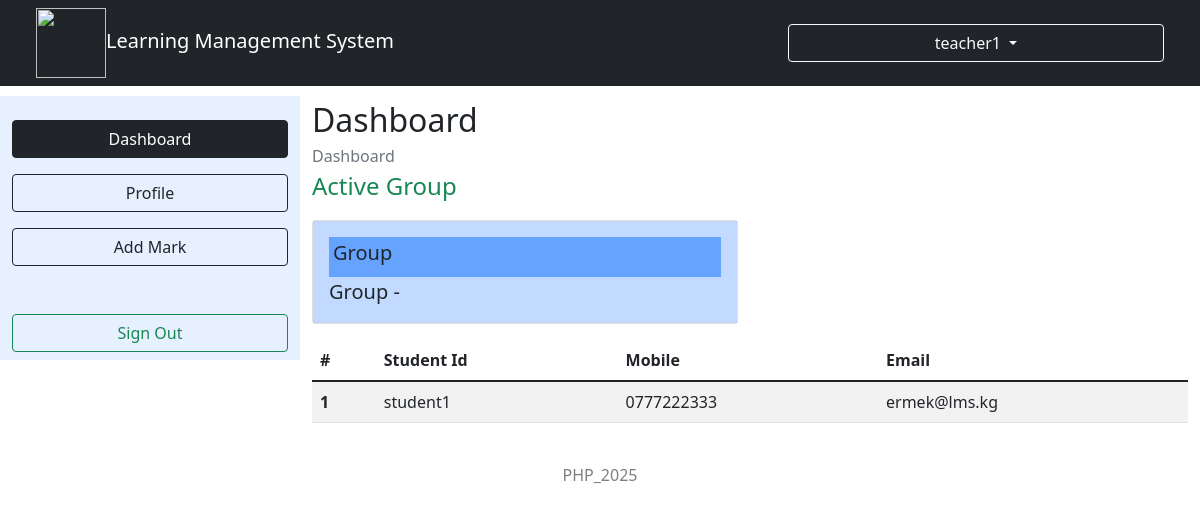
Page /Online_LMS/AccademicDash.php (signed in) on the committed database.
### tables this page shows
CREATE TABLE `user_has_group` (
  `user_username` VARCHAR(100) NOT NULL,
  `group_id` INT NOT NULL,
  
  PRIMARY KEY (`user_username`,`group_id`),
  CONSTRAINT `fk_uhg_user` FOREIGN KEY (`user_username`) REFERENCES `user`(`username`) ON DELETE CASCADE ON UPDATE CASCADE,
  CONSTRAINT `fk_uhg_group` FOREIGN KEY (`group_id`) REFERENCES `group`(`id`) ON DELETE CASCADE ON UPDATE CASCADE
);

CREATE TABLE `user` (
  `username` VARCHAR(100) NOT NULL,
  `first_name` VARCHAR(100) NOT NULL,
  `last_name` VARCHAR(100) NOT NULL,
  `mobile` VARCHAR(20) NOT NULL,
  `email` VARCHAR(100) NOT NULL,
  `address_1` VARCHAR(255) DEFAULT NULL,
  `address_2` VARCHAR(255) DEFAULT NULL,
  `city_id` INT DEFAULT NULL,
  `password` VARCHAR(255) NOT NULL,
  `user_type_id` INT NOT NULL,
  `status_id` INT NOT NULL,
  `gender_id` INT NOT NULL,
  PRIMARY KEY (`username`),
  CONSTRAINT `fk_user_city` FOREIGN KEY (`city_id`) REFERENCES `city`(`id`) ON UPDATE CASCADE,
  CONSTRAINT `fk_user_type` FOREIGN KEY (`user_type_id`) REFERENCES `user_type`(`id`) ON UPDATE CASCADE,
  CONSTRAINT `fk_user_status` FOREIGN KEY (`status_id`) REFERENCES `status`(`id`) ON UPDATE CASCADE,
  CONSTRAINT `fk_user_gender` FOREIGN KEY (`gender_id`) REFERENCES `gender`(`id`) ON UPDATE CASCADE
);

### Online_LMS/AccademicDash.php (the view, shortened to what this page needs)
<!DOCTYPE html>
<html lang="en">
<head>
  <link rel="stylesheet" href="bootstrap.css" />
  <link rel="stylesheet" href="style.css" />
</head>
<body>
  <div class="container-fluid">
    <div class="row">
      <nav class="navbar navbar-light navbar-expand-lg bg-dark fixed-top">
        <div class="container-fluid">
          <div class="col-4">
            <a href="#" class="navbar-brand text-white"><img src="system.png" class="icon2" />Learning Management System</a>
          </div>
          <div class="btn-group col-lg-4">
            <button type="button" class="btn btn-outline-light dropdown-toggle" data-bs-toggle="dropdown" aria-haspopup="true" aria-expanded="false">
              <label class="fs-6"><?php echo ($_SESSION["u"]) ?></label>
            </button>
          </div>
        </div>
      </nav>
      <div class="col-4 col-lg-3 mt-5">
        <div class="row bg-primary bg-opacity-10 mt-5">
          <div class="col-12 mt-4">
            <form action="AccademicDash.php">
              <button class="btn btn-outline-dark col-12 active" type="submit">Dashboard</button>
            </form>
          </div>
          <div class="col-12 mt-3">
            <form action="ProfileAccademic.php">
              <button class="btn btn-outline-dark col-12" type="submit">Profile</button>
            </form>
          </div>
          <div class="col-12 mt-3">
            <form action="ResultView.php">
              <button class="btn btn-outline-dark col-12" type="submit">Add Mark</button>
            </form>
          </div>
          <div class="col-12 mt-5 mb-2">
            <form action="SignOut.php">
              <button class="btn btn-outline-success col-12" type="submit">Sign Out</button>
            </form>
          </div>
        </div>
      </div>
      <div class="col-8 col-lg-9 mt-5">
        <div class="row">
          <div class="">
            <label class="fs-2">Dashboard</label>
          </div>
          <div class="">
            <label class="fs-6 text-secondary">Dashboard</label>
          </div>
          <div class="col-12">
            <div class="row">
              <div class="col-12">
                <label class="fs-4 text-success">Active Group</label>
              </div>
              <?php
              $connection = new mysqli("localhost", "root", "", "online_lms");
              $table = $connection->query("SELECT * FROM `user_has_group` WHERE `user_username`='" . $_SESSION["u"] . "'");
              if ($table->num_rows) {
                for ($i = 0; $i < $table->num_rows; $i++) {
                  $row = $table->fetch_assoc();
                  $table2 = $connection->query("SELECT * FROM `group` WHERE `id`='" . $row["group_id"] . "'");
                  $row2 = $table2->fetch_assoc();
                  $group = $row2["name"];
              ?>
                  <div class="col-sm-6 mt-3">
                    <div class="card">
                      <div class="card-body bg-opacity-25 bg-primary">
                        <div class="bg-primary bg-opacity-50 p-1">
                          <h5 class="card-title">Group</h5>
                        </div>
                        <p class="card-text fs-5">Group - <?php echo ($group) ?></p>
                      </div>
                    </div>
                  </div>
              <?php
                }
              }
              ?>
            </div>
          </div>
          <div class="mt-3">
            <table class="table table-striped">
              <thead>
                <tr>
                  <th scope="col">#</th>
                  <th scope="col">Student Id</th>
                  <th scope="col">Mobile</th>
                  <th scope="col">Email</th>
                </tr>
              </thead>
              <tbody>
                <?php
                $table4 = $connection->query("SELECT * FROM `user_has_group` WHERE `user_username`='" . $_SESSION["u"] . "'");
                if ($table4->num_rows) {
                  $row4 = $table4->fetch_assoc();
                  $group = $row4["group_id"];
                  $table = $connection->query("SELECT * FROM `user` INNER JOIN `user_has_group` ON
                  `user`.`username`=`user_has_group`.`user_username` WHERE `user`.`user_type_id`='3' AND `user_has_group`.`group_id`='" . $group . "'");
                  if ($table->num_rows) {
                    for ($i = 0; $i < $table->num_rows; $i++) {
                      $row = $table->fetch_assoc();
                ?>
                      <tr>
                        <th scope="row"><?php echo ($i + 1) ?></th>
                        <td><?php echo ($row["username"]) ?></td>
                        <td><?php echo ($row["mobile"]) ?></td>
                        <td><?php echo ($row["email"]) ?></td>
                      </tr>
                <?php
                    }
                  } else {
                    echo ("No Student");
                  }
                }
                ?>
              </tbody>
            </table>
          </div>
        </div>
      </div>
    </div>
    <div class="col-12 text-center text-black-50 mt-4 mb-2">
      <label>PHP_2025</label>
    </div>
  </div>
</body>
</html>

### Online_LMS/style.css (style rules this page uses)
.icon2 { width: 70px; height: 70px; }

### rows in the picture
user_has_group: user_username.username "student1", user_username.mobile "0777222333", user_username.email "ermek@lms.kg"

### other values in the picture
$_SESSION["u"] "teacher1"
